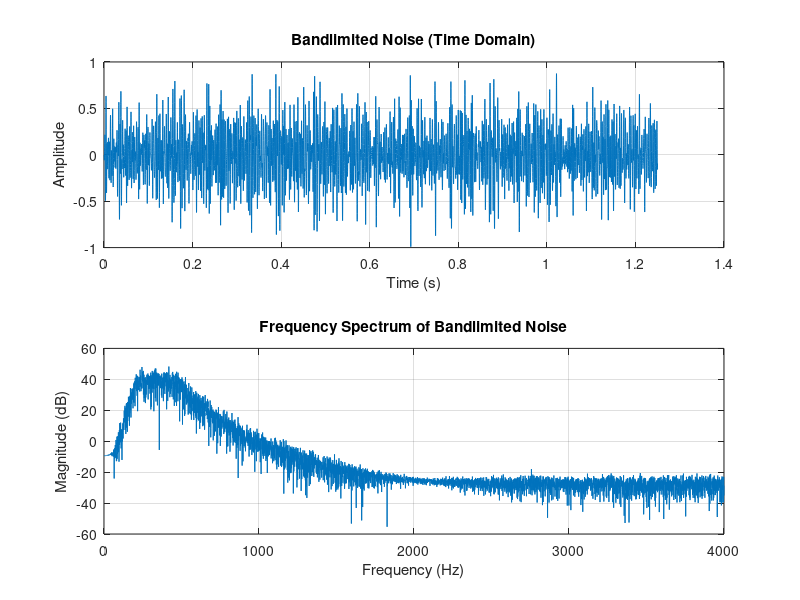
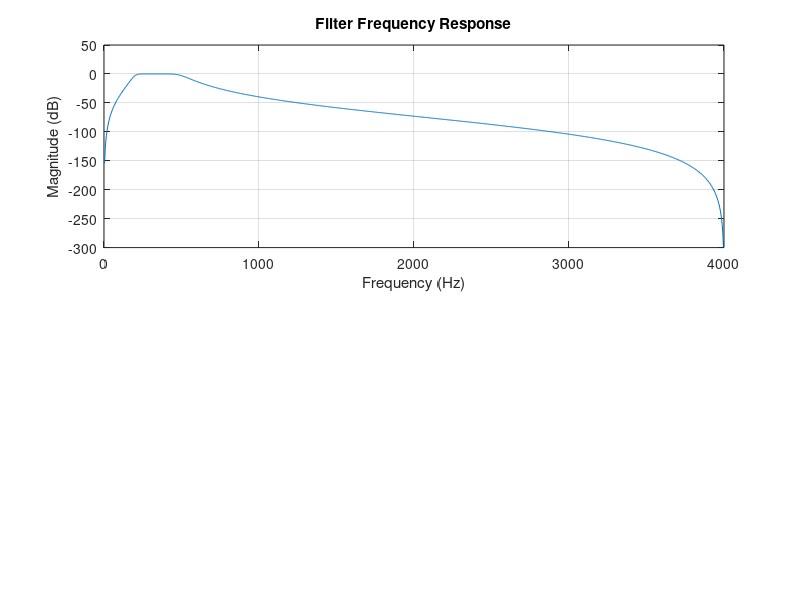

Source code (MATLAB) for these figures, in order: (Note: this script raises an error after producing the figures.)
clear; close all; clc;
%% 设计带通滤波器
fs = 8e3;                   % 采样频率 (Hz)
f_low = 200;                  % 低截止频率 (Hz)
f_high = 500;                % 高截止频率 (Hz)
order = 4;                   % 滤波器阶数

% 将实际频率转换为归一化截止频率（相对于奈奎斯特频率fs/2）
% butter函数要求归一化频率范围为[0,1]
fc = [f_low f_high]/(fs/2);  

% 生成Butterworth带通滤波器
[b, a] = butter(order, fc, 'bandpass');

% 转换为状态空间模型
[Aw, Bw, Cw, Dw] = tf2ss(b, a);
state_dim = size(Aw, 1);

% 生成白噪声输入
N = 10000;                   % 数据点数
n = randn(N, 1);             % 高斯白噪声

% 仿真状态空间模型
w = zeros(N, 1);
x = zeros(state_dim, 1);     % 初始化状态
for k = 1:N
    x = Aw * x + Bw * n(k);
    w(k) = Cw * x + Dw * n(k);
end

% 绘制时域波形
figure; subplot(2,1,1);
t = (0:N-1)/fs;  % 时间向量（秒）
plot(t, w); grid on;
xlabel('Time (s)'); ylabel('Amplitude');
title('Bandlimited Noise (Time Domain)');
% 计算信号的频谱
W_fft = fft(w); % 计算FFT
frequencies = (0:N/2-1)*(fs/N); % 频率轴 (Hz)
W_magnitude = abs(W_fft(1:N/2)); % 取前半部分幅值
% 绘制频谱
subplot(2,1,2);
plot(frequencies, 20*log10(W_magnitude));
xlabel('Frequency (Hz)');
ylabel('Magnitude (dB)');
title('Frequency Spectrum of Bandlimited Noise');
grid on;

% 计算并绘制频谱（使用实际频率Hz）
figure; subplot(2,1,1);
[h, f] = freqz(b, a, 1024, fs);  % 注意这里传入fs参数
mag = 20*log10(abs(h));
plot(f, mag); grid on;
xlabel('Frequency (Hz)');
ylabel('Magnitude (dB)');
title('Filter Frequency Response');
grid on;
% 标注截止频率
hold on;
max_mag = max(mag);
yline(max_mag-3, '--r', '-3dB', 'LabelHorizontalAlignment', 'left');
xline(f_low, '--g', [num2str(f_low) ' Hz'], 'LabelVerticalAlignment', 'bottom');
xline(f_high, '--g', [num2str(f_high) ' Hz'], 'LabelVerticalAlignment', 'bottom');
hold off;

% 计算信号的频谱
subplot(2,1,2);
[Pxx, f] = pwelch(w, hanning(512), 256, 1024, fs);
plot(f, 10*log10(Pxx));
xlabel('Frequency (Hz)');
ylabel('Power/Frequency (dB/Hz)');
title('Power Spectral Density of Bandlimited Noise');
grid on; % ylim([-300 0]);
% 标注截止频率
hold on;
xline(f_low, '--g', [num2str(f_low) ' Hz'], 'LabelVerticalAlignment', 'bottom');
xline(f_high, '--g', [num2str(f_high) ' Hz'], 'LabelVerticalAlignment', 'bottom');
hold off;

save('demo_bandlimited_noise_butter.mat', 'Aw', 'Bw', 'Cw', 'Dw');

%% test:根据传函估算截止频率
sys = ss(Aw, Bw, Cw, Dw, 1/fs);  % 创建离散系统模型
[H, w] = freqresp(sys);  % w实际上是角频率(rad/s)
% 当sys包含采样时间时，freqresp返回的是实际角频率，需要除以2π转换为Hz
f = w/(2*pi);  % 将角频率(rad/s)转换为Hz
H_mag = squeeze(20*log10(abs(H)));
% 找到 -3dB 截止频率
max_mag = max(H_mag);
cutoff_idx = find(H_mag >= max_mag - 3);
f_low_actual = f(min(cutoff_idx));   % 实际低截止频率
f_high_actual = f(max(cutoff_idx));  % 实际高截止频率
% 绘制频率响应并标注实际截止频率
figure;
plot(f, H_mag, 'b', 'LineWidth', 1.5); % 绘制频率响应
hold on;
% 标注 -3dB 线
yline(max_mag - 3, '--r', '-3dB', 'LabelHorizontalAlignment', 'left');
% 标注实际低、高截止频率
xline(f_low_actual, '--g', ['f_{low} = ' num2str(f_low_actual, '%.2f') ' Hz'], 'LabelVerticalAlignment', 'bottom');
xline(f_high_actual, '--g', ['f_{high} = ' num2str(f_high_actual, '%.2f') ' Hz'], 'LabelVerticalAlignment', 'bottom');
% 图像设置
xlabel('Frequency (Hz)');
ylabel('Magnitude (dB)');
title('Estimated Filter Frequency Response with Cutoff Frequencies');
grid on;
legend('Frequency Response', '-3dB Line', 'Estimated Cutoff Frequencies');
hold off;
